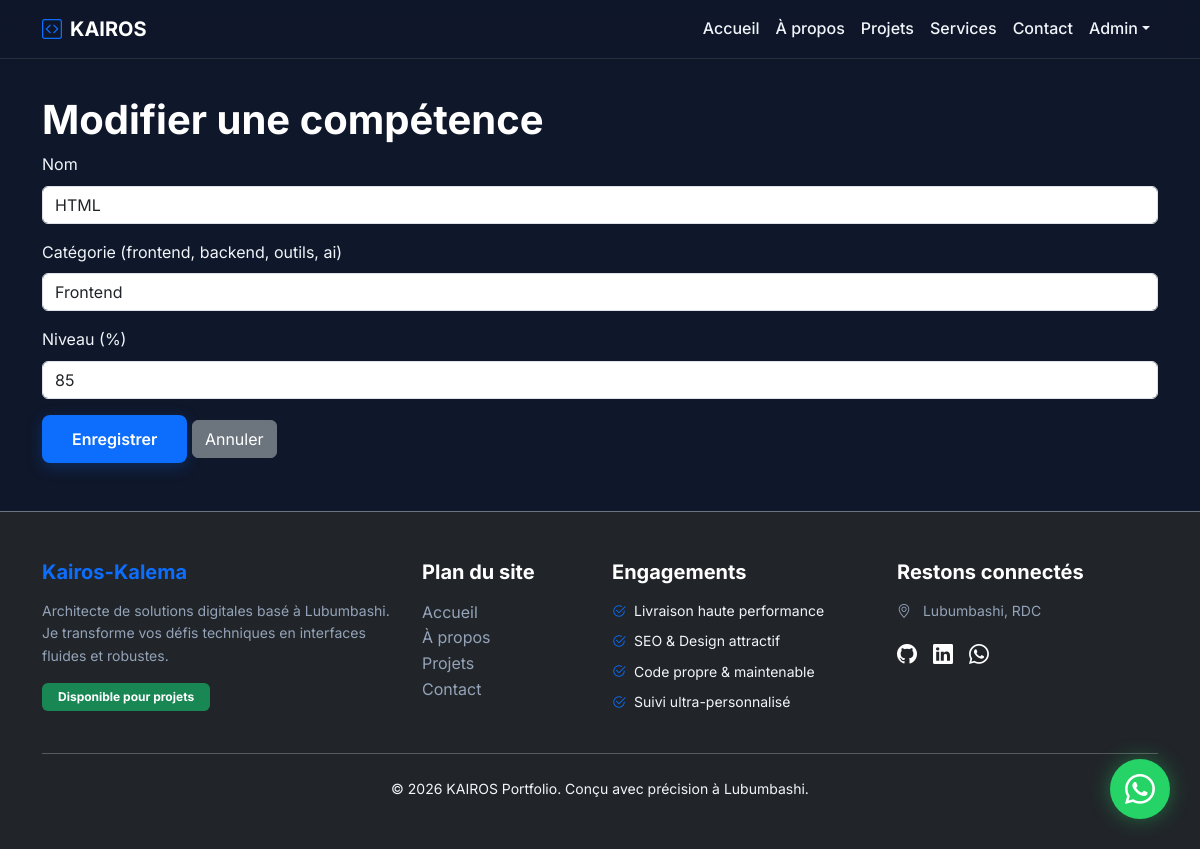
Page /admin/skills/edit/1 (signed in) on the committed database.
### app/models.py (models this page shows)
class Skill(db.Model):
    id = db.Column(db.Integer, primary_key=True)
    name = db.Column(db.String(50), nullable=False)
    category = db.Column(db.String(50))  # frontend, backend, tools, ai
    percentage = db.Column(db.Integer)   # pour affichage en barre de progression

### app/admin/route.py (the view, shortened to what this page needs)
@bp.route('/skills/edit/<int:id>', methods=['GET', 'POST'])
@login_required
@admin_required
def skill_edit(id):
    skill = Skill.query.get_or_404(id)
    return render_template('admin/skill_form.html', skill=skill)

### app/admin/route.py (called while the page is built)
def admin_required(f):
    @wraps(f)
    def decorated(*args, **kwargs):
        if not current_user.is_authenticated or not current_user.is_admin:
            flash('Accès réservé aux administrateurs.', 'danger')
            return redirect(url_for('auth.login'))
        return f(*args, **kwargs)
    return decorated

### app/templates/admin/skill_form.html
{% extends 'base.html' %}
{% block content %}
<div class="container mt-4">
    <h1>{{ 'Modifier' if skill else 'Ajouter' }} une compétence</h1>
    <form method="POST">
        <div class="mb-3">
            <label class="form-label">Nom</label>
            <input type="text" name="name" class="form-control" value="{{ skill.name if skill else '' }}" required>
        </div>
        <div class="mb-3">
            <label class="form-label">Catégorie (frontend, backend, outils, ai)</label>
            <input type="text" name="category" class="form-control" value="{{ skill.category if skill else '' }}">
        </div>
        <div class="mb-3">
            <label class="form-label">Niveau (%)</label>
            <input type="number" name="percentage" class="form-control" min="0" max="100" value="{{ skill.percentage if skill else 0 }}">
        </div>
        <button type="submit" class="btn btn-primary">Enregistrer</button>
        <a href="{{ url_for('admin.skills') }}" class="btn btn-secondary">Annuler</a>
    </form>
</div>
{% endblock %}

### app/static/css/style.css (style rules this page uses)
:root { --primary: #0d6efd; --primary-glow: rgba(13, 110, 253, 0.25); --dark-bg: #0f172a; --card-bg: rgba(255, 255, 255, 0.03); --border-color: rgba(255, 255, 255, 0.1); --text-main: #f1f5f9; --text-muted: #94a3b8; --success: #10b981; }
body { font-family: 'Inter', sans-serif; color: var(--text-main); background-color: var(--dark-bg); overflow-x: hidden; line-height: 1.6; }
p, li, label, span, div:not(.vscode-footer) { color: var(--text-main); }
h1, h2, h3, h4, h5, h6, .h1, .h2, .h3, .h4, .h5, .h6 { color: #ffffff !important; font-weight: 700; }
.btn-primary { background: var(--primary); border: none; padding: 12px 30px; border-radius: 8px; font-weight: 600; box-shadow: 0 4px 15px var(--primary-glow); }

### rows in the picture
Skill: name "HTML", category "Frontend", percentage "85"

### other values in the picture
{{ 'Modifier' if skill else 'Ajouter' }} "Modifier"
